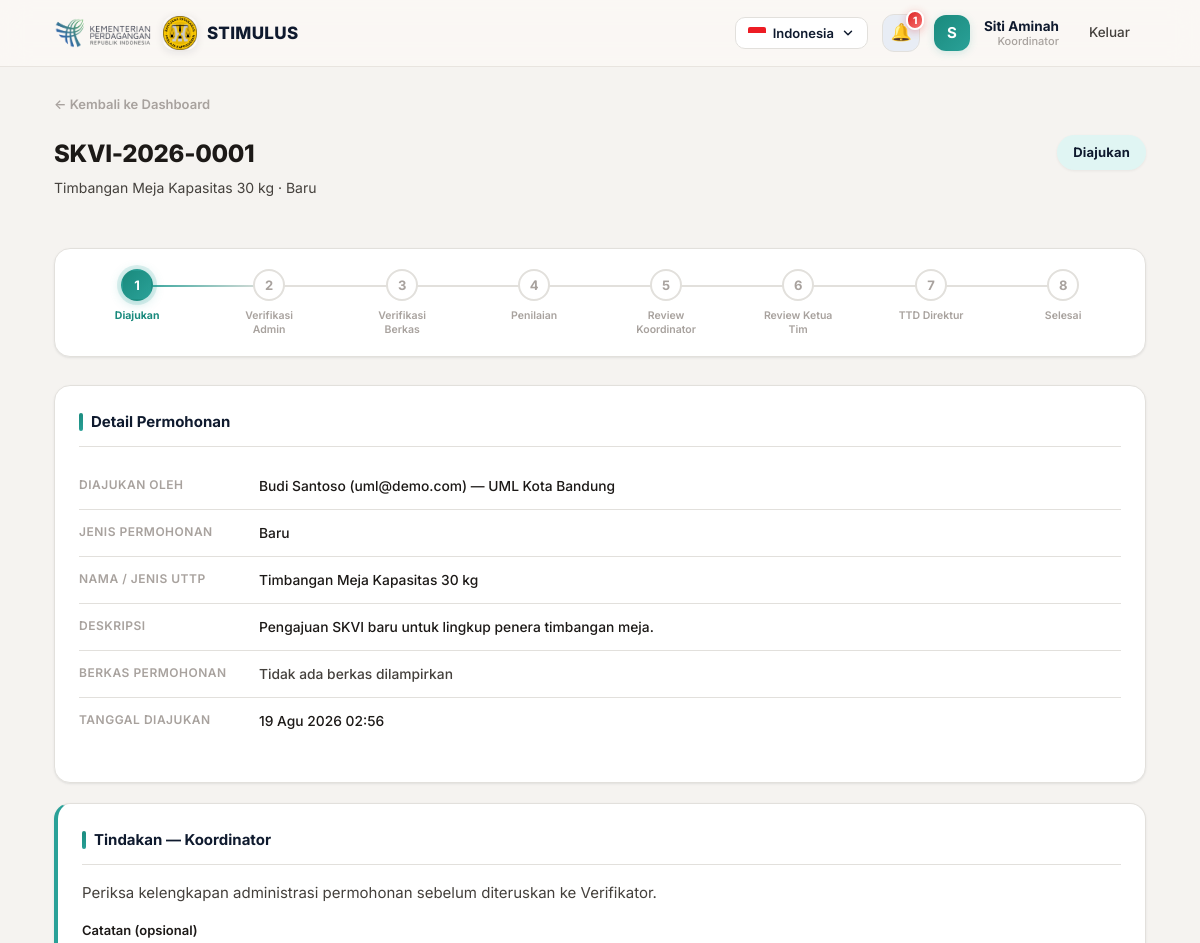
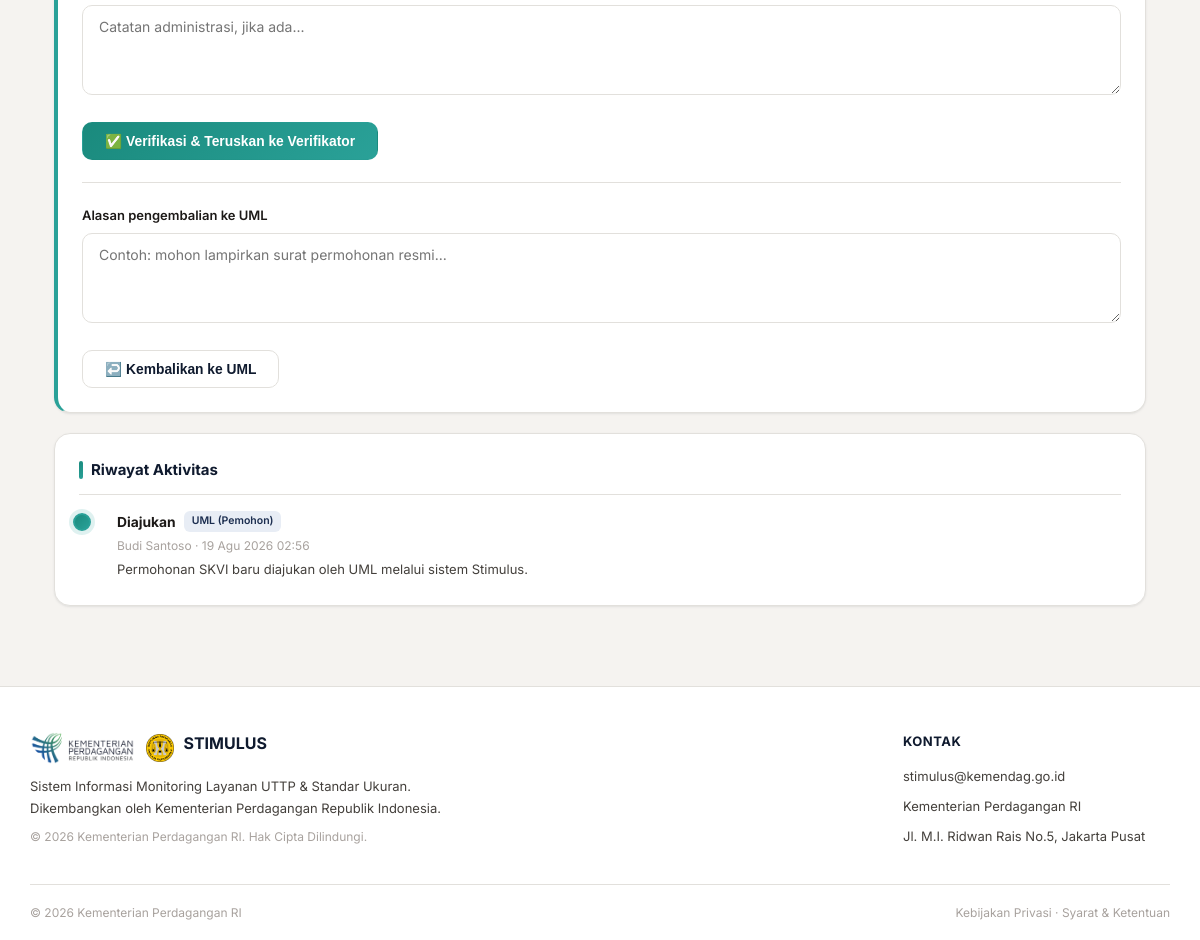
Page /permohonan_detail.php?id=1 (signed in) on the committed database (2 pictures, top to bottom).
### tables this page shows
CREATE TABLE permohonan (
    id INT AUTO_INCREMENT PRIMARY KEY,
    kode_permohonan VARCHAR(30) NOT NULL UNIQUE,
    uml_id INT NOT NULL,
    jenis_permohonan ENUM('baru','tambah','kurang') NOT NULL,
    nama_uttp VARCHAR(180) NOT NULL,
    deskripsi TEXT,
    file_permohonan VARCHAR(255) DEFAULT NULL,

    status VARCHAR(40) NOT NULL DEFAULT 'diajukan',
     
     
     
     

    catatan_koordinator TEXT,
    catatan_verifikator TEXT,
    jadwal_zoom DATETIME DEFAULT NULL,
    hasil_penilaian TEXT,
    file_draft_skvi VARCHAR(255) DEFAULT NULL,

    nomor_skvi VARCHAR(60) DEFAULT NULL,
    file_skvi_final VARCHAR(255) DEFAULT NULL,

    created_at TIMESTAMP DEFAULT CURRENT_TIMESTAMP,
    updated_at TIMESTAMP DEFAULT CURRENT_TIMESTAMP ON UPDATE CURRENT_TIMESTAMP,

    FOREIGN KEY (uml_id) REFERENCES users(id)
);

CREATE TABLE users (
    id INT AUTO_INCREMENT PRIMARY KEY,
    nama VARCHAR(120) NOT NULL,
    email VARCHAR(120) NOT NULL UNIQUE,
    password VARCHAR(255) NOT NULL,
    role ENUM('uml','koordinator','verifikator','ketua_tim','direktur') NOT NULL,
    instansi VARCHAR(180) DEFAULT NULL COMMENT 'Nama Unit Metrologi Legal, khusus role uml',
    created_at TIMESTAMP DEFAULT CURRENT_TIMESTAMP
);

CREATE TABLE log_aktivitas (
    id INT AUTO_INCREMENT PRIMARY KEY,
    permohonan_id INT NOT NULL,
    user_id INT NOT NULL,
    status_sebelum VARCHAR(40) DEFAULT NULL,
    status_sesudah VARCHAR(40) NOT NULL,
    keterangan TEXT,
    created_at TIMESTAMP DEFAULT CURRENT_TIMESTAMP,

    FOREIGN KEY (permohonan_id) REFERENCES permohonan(id) ON DELETE CASCADE,
    FOREIGN KEY (user_id) REFERENCES users(id)
);

### functions.php (called while the page is built, shortened)
<?php
function status_label(string $status): string
{
    $key = 'status.' . $status;
    if (function_exists('t')) {
        $translated = t($key);
        if ($translated !== $key) return $translated;
    }
    $labels = [
        'diajukan'                => 'Diajukan',
        'verifikasi_administrasi' => 'Verifikasi Administrasi (Koordinator)',
        'dikembalikan_uml'        => 'Dikembalikan ke UML (Perlu Kelengkapan)',
        'verifikasi_berkas'       => 'Verifikasi Berkas (Verifikator)',
        'penilaian'               => 'Penilaian Zoom Meeting',
        'review_koordinator'      => 'Review Draft SKVI (Koordinator)',
        'review_ketua_tim'        => 'Review Draft SKVI (Ketua Tim)',
        'menunggu_ttd_direktur'   => 'Menunggu Tanda Tangan Direktur',
        'selesai'                 => 'Selesai - SKVI Terbit',
    ];
    return $labels[$status] ?? $status;
}
function status_badge_class(string $status): string
{
    $map = [
        'diajukan'                => 'badge-info',
        'verifikasi_administrasi' => 'badge-info',
        'dikembalikan_uml'        => 'badge-warning',
        'verifikasi_berkas'       => 'badge-info',
        'penilaian'               => 'badge-info',
        'review_koordinator'      => 'badge-info',
        'review_ketua_tim'        => 'badge-info',
        'menunggu_ttd_direktur'   => 'badge-info',
        'selesai'                 => 'badge-success',
    ];
    return $map[$status] ?? 'badge-info';
}
function status_pemilik(string $status): string
{
    $map = [
        'diajukan'                => 'koordinator',
        'verifikasi_administrasi' => 'koordinator',
        'dikembalikan_uml'        => 'uml',
        'verifikasi_berkas'       => 'verifikator',
        'penilaian'               => 'verifikator',
        'review_koordinator'      => 'koordinator',
        'review_ketua_tim'        => 'ketua_tim',
        'menunggu_ttd_direktur'   => 'direktur',
        'selesai'                 => 'uml',
    ];
    return $map[$status] ?? '';
}
function jenis_label(string $jenis): string
{
    $key = 'jenis.' . $jenis;
    if (function_exists('t')) {
        $translated = t($key);
        if ($translated !== $key) return $translated;
    }
    $map = ['baru' => 'Baru', 'tambah' => 'Tambah Lingkup', 'kurang' => 'Kurangi Lingkup'];
    return $map[$jenis] ?? $jenis;
}
function role_label(string $role): string
{
    $map = [
        'uml'         => ['id' => 'UML (Pemohon)',          'en' => 'UML (Applicant)'],
        'koordinator' => ['id' => 'Koordinator',            'en' => 'Coordinator'],
        'verifikator' => ['id' => 'Verifikator',            'en' => 'Verifier'],
        'ketua_tim'   => ['id' => 'Ketua Tim',              'en' => 'Team Leader'],
        'direktur'    => ['id' => 'Direktur',               'en' => 'Director'],
    ];
    $lang = function_exists('get_language') ? get_language() : 'id';
    return $map[$role][$lang] ?? $role;
}
function format_tanggal(?string $datetime): string
{
    $bulan = ['01'=>'Jan','02'=>'Feb','03'=>'Mar','04'=>'Apr','05'=>'Mei','06'=>'Jun',
              '07'=>'Jul','08'=>'Agu','09'=>'Sep','10'=>'Okt','11'=>'Nov','12'=>'Des'];
    $ts = strtotime($datetime);
    return date('d', $ts) . ' ' . $bulan[date('m', $ts)] . ' ' . date('Y H:i', $ts);
}

### translations.php (called while the page is built, shortened)
<?php
function get_language(): string {
    return $_SESSION['lang'] ?? 'id';
}
function t(string $key): string {
    global $translations;
    $lang = get_language();
    $text = $translations[$lang][$key] ?? null;
    if ($text !== null) return $text;
    $source = $translations['id'][$key] ?? null;
    return auto_translate($source, $lang);
}

### auth.php (called while the page is built, shortened)
<?php
require_once __DIR__ . '/translations.php';
function current_role(): string
{
    return $_SESSION['role'] ?? '';
}

### permohonan_detail.php (the view, shortened to what this page needs)
<?php
require_once 'config.php';
require_once 'includes/auth.php';
require_once 'includes/functions.php';
$id   = (int) ($_GET['id'] ?? 0);
$role = current_role();
$stmt = $pdo->prepare(
    'SELECT p.*, u.nama AS nama_uml, u.email AS email_uml, u.instansi
     FROM permohonan p JOIN users u ON u.id = p.uml_id
     WHERE p.id = ?'
);
$stmt->execute([$id]);
$p = $stmt->fetch();
$logStmt = $pdo->prepare(
    'SELECT l.*, u.nama AS nama_user, u.role AS role_user
     FROM log_aktivitas l JOIN users u ON u.id = l.user_id
     WHERE l.permohonan_id = ? ORDER BY l.created_at ASC'
);
$logStmt->execute([$id]);
$riwayat = $logStmt->fetchAll();
$pemilikStatus = status_pemilik($p['status']);
$bisaBertindak = ($pemilikStatus === $role);
$workflowSteps = [
    'diajukan'                => ['label' => 'Diajukan',             'icon' => '📝'],
    'verifikasi_administrasi' => ['label' => 'Verifikasi Admin',     'icon' => '🔍'],
    'verifikasi_berkas'       => ['label' => 'Verifikasi Berkas',    'icon' => '📋'],
    'penilaian'               => ['label' => 'Penilaian',            'icon' => '🎯'],
    'review_koordinator'      => ['label' => 'Review Koordinator',   'icon' => '👁️'],
    'review_ketua_tim'        => ['label' => 'Review Ketua Tim',     'icon' => '✅'],
    'menunggu_ttd_direktur'   => ['label' => 'TTD Direktur',         'icon' => '✍️'],
    'selesai'                 => ['label' => 'Selesai',              'icon' => '🎉'],
];
$statusOrder = array_keys($workflowSteps);
$currentIndex = array_search($p['status'], $statusOrder);
require 'includes/header.php';
?>
<a href="dashboard.php" class="breadcrumb-link">← Kembali ke Dashboard</a>
<div class="page-header-row">
    <div class="page-header">
        <h1><?= htmlspecialchars($p['kode_permohonan']) ?></h1>
        <p><?= htmlspecialchars($p['nama_uttp']) ?> &middot; <?= jenis_label($p['jenis_permohonan']) ?></p>
    </div>
    <span class="badge <?= status_badge_class($p['status']) ?> badge-lg">
        <?= status_label($p['status']) ?>
    </span>
</div>
<div class="workflow-progress reveal">
    <?php foreach ($workflowSteps as $stepKey => $step): ?>
        <?php
        $stepIndex = array_search($stepKey, $statusOrder);
        $stepClass = 'future';
        if ($p['status'] === $stepKey) $stepClass = 'active';
        elseif ($stepIndex < $currentIndex) $stepClass = 'completed';
        ?>
        <div class="workflow-step <?= $stepClass ?>">
            <div class="step-circle">
                <?php if ($stepClass === 'completed'): ?>✓<?php else: ?><?= $stepIndex + 1 ?><?php endif; ?>
            </div>
            <div class="step-label"><?= $step['label'] ?></div>
        </div>
    <?php endforeach; ?>
</div>
<div class="card reveal">
    <div class="card-title">Detail Permohonan</div>
    <dl class="detail-grid">
        <dt>Diajukan oleh</dt>
        <dd><?= htmlspecialchars($p['nama_uml']) ?> (<?= htmlspecialchars($p['email_uml']) ?>)<?= $p['instansi'] ? ' — ' . htmlspecialchars($p['instansi']) : '' ?></dd>
        <dt>Jenis Permohonan</dt>
        <dd><?= jenis_label($p['jenis_permohonan']) ?></dd>
        <dt>Nama / Jenis UTTP</dt>
        <dd><?= htmlspecialchars($p['nama_uttp']) ?></dd>
        <dt>Deskripsi</dt>
        <dd><?= nl2br(htmlspecialchars($p['deskripsi'] ?: '-')) ?></dd>
        <dt>Berkas Permohonan</dt>
        <dd><?= $p['file_permohonan']
            ? '<a class="file-chip" href="' . htmlspecialchars($p['file_permohonan']) . '" target="_blank">📎 Lihat Berkas</a>'
            : '<span class="text-muted">Tidak ada berkas dilampirkan</span>' ?></dd>
        <dt>Tanggal Diajukan</dt>
        <dd><?= format_tanggal($p['created_at']) ?></dd>
    </dl>
</div>
<?php if ($p['status'] === 'selesai'): ?>
    <div class="card reveal" style="border-left:4px solid var(--green-600);">
        <div class="card-title" style="border-bottom-color:var(--green-100);">
            🎉 SKVI Terbit
        </div>
        <p>SKVI sudah ditandatangani secara digital oleh Direktur dan siap diunduh.</p>
        <a href="unduh.php?id=<?= $p['id'] ?>" class="btn btn-success btn-pill" style="margin-top:8px;">⬇ Unduh SKVI (<?= htmlspecialchars($p['nomor_skvi']) ?>)</a>
    </div>
<?php elseif ($bisaBertindak): ?>
    <div class="card reveal" style="border-left:4px solid var(--teal-500);">
        <div class="card-title">Tindakan — <?= role_label($role) ?></div>
        <?php if ($p['status'] === 'diajukan' || $p['status'] === 'verifikasi_administrasi'): ?>
            <p class="text-muted">Periksa kelengkapan administrasi permohonan sebelum diteruskan ke Verifikator.</p>
            <form method="post" action="proses_aksi.php" style="margin-bottom:14px;">
                <div class="form-group">
                    <label class="form-label">Catatan (opsional)</label>
                    <textarea name="catatan" placeholder="Catatan administrasi, jika ada..."></textarea>
                </div>
                <button type="submit" class="btn btn-primary btn-pill">✅ Verifikasi &amp; Teruskan ke Verifikator</button>
            </form>
            <hr class="section-divider">
            <form method="post" action="proses_aksi.php">
                <div class="form-group">
                    <label class="form-label">Alasan pengembalian ke UML</label>
                    <textarea name="catatan" required placeholder="Contoh: mohon lampirkan surat permohonan resmi..."></textarea>
                </div>
                <button type="submit" class="btn btn-secondary">↩️ Kembalikan ke UML</button>
            </form>
        <?php endif; ?>
    </div>
<?php endif; ?>
<div class="card reveal">
    <div class="card-title">Riwayat Aktivitas</div>
    <ul class="timeline">
        <?php foreach ($riwayat as $r): ?>
            <li>
                <div class="tl-title">
                    <?= status_label($r['status_sesudah']) ?>
                    <span class="role-badge"><?= role_label($r['role_user']) ?></span>
                </div>
                <div class="tl-meta"><?= htmlspecialchars($r['nama_user']) ?> &middot; <?= format_tanggal($r['created_at']) ?></div>
                <div class="tl-desc"><?= htmlspecialchars($r['keterangan']) ?></div>
            </li>
        <?php endforeach; ?>
    </ul>
</div>
<?php require 'includes/footer.php'; ?>

### header.php (style rules this page uses)
.btn { display:inline-flex;align-items:center;justify-content:center;gap:7px;padding:10px 22px;border-radius:10px;font-size:13.8px;font-weight:600;border:1px solid transparent;cursor:pointer;text-decoration:none;transition:all .25s cubic-bezier(.4,0,.2,1);position:relative;overflow:hidden }
.btn-secondary { background:#fff;color:#0F1A2E;border-color:#E2E0DC }

### rows in the picture
permohonan: kode_permohonan "SKVI-2026-0001", nama_uttp "Timbangan Meja Kapasitas 30 kg", jenis_permohonan "Baru", status "Diajukan", uml.nama "Budi Santoso", uml.email "uml@demo.com", uml.instansi "UML Kota Bandung", deskripsi "Pengajuan SKVI baru untuk lingkup penera timbangan meja.", created_at "19 Agu 2026 02:56"
log_aktivitas: status_sesudah "Diajukan", user.role "UML (Pemohon)", user.nama "Budi Santoso", created_at "19 Agu 2026 02:56", keterangan "Permohonan SKVI baru diajukan oleh UML melalui sistem Stimulus."

### other values in the picture
APP_NAME "STIMULUS"
t('lang.id') "Indonesia"
$jumlahBelumDibaca "1"
substr($_SESSION['nama'], 0, 1) "S"
$_SESSION['nama'] "Siti Aminah"
role_label($_SESSION['role']) "Koordinator"
t('nav.keluar') "Keluar"
$stepIndex + 1 "1"
$step['label'] "Diajukan"
$stepIndex + 1 "2"
$step['label'] "Verifikasi Admin"
$stepIndex + 1 "3"
$step['label'] "Verifikasi Berkas"
$stepIndex + 1 "4"
$step['label'] "Penilaian"
